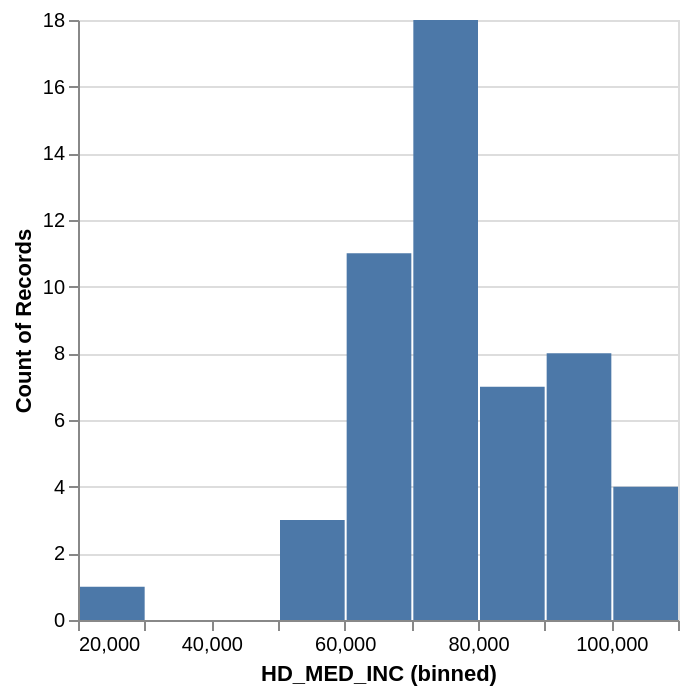

Here is the notebook cell this chart was saved with:
### Code cell
#Histogram for median income
alt.Chart(income_df).mark_bar().encode(x=alt.X('HD_MED_INC',bin=True), y='count()')

### Figure 1 — Vega-Lite specification as saved in the notebook (floating-point values rounded to 4 significant figures)
{"config": {"view": {"continuousWidth": 300, "continuousHeight": 300}}, "data": {"name": "data-5a907dbc5f21e30b08f55a48eb0fde3b"}, "mark": {"type": "bar"}, "encoding": {"x": {"bin": true, "field": "HD_MED_INC", "type": "quantitative"}, "y": {"aggregate": "count", "type": "quantitative"}}, "$schema": "https://vega.github.io/schema/vega-lite/v6.1.0.json", "datasets": {"data-5a907dbc5f21e30b08f55a48eb0fde3b": [{"State_Abbrev": "AL", "HD_MED_INC": 62027}, {"State_Abbrev": "AK", "HD_MED_INC": 89336}, {"State_Abbrev": "AZ", "HD_MED_INC": 76872}, {"State_Abbrev": "AR", "HD_MED_INC": 58773}, {"State_Abbrev": "CA", "HD_MED_INC": 96334}, {"State_Abbrev": "CO", "HD_MED_INC": 92470}, {"State_Abbrev": "CT", "HD_MED_INC": 93760}, {"State_Abbrev": "DE", "HD_MED_INC": 82855}, {"State_Abbrev": "DC", "HD_MED_INC": 106287}, {"State_Abbrev": "FL", "HD_MED_INC": 71711}, {"State_Abbrev": "GA", "HD_MED_INC": 74664}, {"State_Abbrev": "HI", "HD_MED_INC": 98317}, {"State_Abbrev": "ID", "HD_MED_INC": 74636}, {"State_Abbrev": "IL", "HD_MED_INC": 81702}, {"State_Abbrev": "IN", "HD_MED_INC": 70051}, {"State_Abbrev": "IA", "HD_MED_INC": 73147}, {"State_Abbrev": "KS", "HD_MED_INC": 72639}, {"State_Abbrev": "KY", "HD_MED_INC": 62417}, {"State_Abbrev": "LA", "HD_MED_INC": 60023}, {"State_Abbrev": "ME", "HD_MED_INC": 71773}, {"State_Abbrev": "MD", "HD_MED_INC": 101652}, {"State_Abbrev": "MA", "HD_MED_INC": 101341}, {"State_Abbrev": "MI", "HD_MED_INC": 71149}, {"State_Abbrev": "MN", "HD_MED_INC": 87556}, {"State_Abbrev": "MS", "HD_MED_INC": 54915}, {"State_Abbrev": "MO", "HD_MED_INC": 68920}, {"State_Abbrev": "MT", "HD_MED_INC": 69922}, {"State_Abbrev": "NE", "HD_MED_INC": 74985}, {"State_Abbrev": "NV", "HD_MED_INC": 75561}, {"State_Abbrev": "NH", "HD_MED_INC": 95628}, {"State_Abbrev": "NJ", "HD_MED_INC": 101050}, {"State_Abbrev": "NM", "HD_MED_INC": 62125}, {"State_Abbrev": "NY", "HD_MED_INC": 84578}, {"State_Abbrev": "NC", "HD_MED_INC": 69904}, {"State_Abbrev": "ND", "HD_MED_INC": 75949}, {"State_Abbrev": "OH", "HD_MED_INC": 69680}, {"State_Abbrev": "OK", "HD_MED_INC": 63603}, {"State_Abbrev": "OR", "HD_MED_INC": 80426}, {"State_Abbrev": "PA", "HD_MED_INC": 76081}, {"State_Abbrev": "RI", "HD_MED_INC": 86372}, {"State_Abbrev": "SC", "HD_MED_INC": 66818}, {"State_Abbrev": "SD", "HD_MED_INC": 72421}, {"State_Abbrev": "TN", "HD_MED_INC": 67097}, {"State_Abbrev": "TX", "HD_MED_INC": 76292}, {"State_Abbrev": "UT", "HD_MED_INC": 91750}, {"State_Abbrev": "VT", "HD_MED_INC": 78024}, {"State_Abbrev": "VA", "HD_MED_INC": 90974}, {"State_Abbrev": "WA", "HD_MED_INC": 94952}, {"State_Abbrev": "WV", "HD_MED_INC": 57917}, {"State_Abbrev": "WI", "HD_MED_INC": 75670}, {"State_Abbrev": "WY", "HD_MED_INC": 74815}, {"State_Abbrev": "PR", "HD_MED_INC": 25096}]}}
